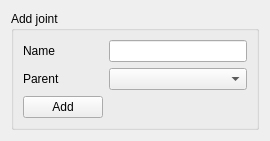
<?xml version="1.0" encoding="UTF-8"?>
<ui version="4.0">
 <class>AddNewJoint</class>
 <widget class="QWidget" name="AddNewJoint">
  <property name="geometry">
   <rect>
    <x>0</x>
    <y>0</y>
    <width>270</width>
    <height>126</height>
   </rect>
  </property>
  <property name="sizePolicy">
   <sizepolicy hsizetype="Preferred" vsizetype="Preferred">
    <horstretch>0</horstretch>
    <verstretch>0</verstretch>
   </sizepolicy>
  </property>
  <property name="windowTitle">
   <string>Add new joint</string>
  </property>
  <layout class="QGridLayout" name="gridLayout">
   <item row="0" column="0">
    <widget class="QGroupBox" name="groupBox">
     <property name="sizePolicy">
      <sizepolicy hsizetype="Preferred" vsizetype="Preferred">
       <horstretch>0</horstretch>
       <verstretch>0</verstretch>
      </sizepolicy>
     </property>
     <property name="contextMenuPolicy">
      <enum>Qt::NoContextMenu</enum>
     </property>
     <property name="title">
      <string>Add joint</string>
     </property>
     <layout class="QGridLayout" name="gridLayout_2">
      <item row="0" column="1">
       <widget class="QLineEdit" name="new_joint_name"/>
      </item>
      <item row="0" column="0">
       <widget class="QLabel" name="label">
        <property name="text">
         <string>Name</string>
        </property>
       </widget>
      </item>
      <item row="1" column="0">
       <widget class="QLabel" name="label_2">
        <property name="text">
         <string>Parent</string>
        </property>
       </widget>
      </item>
      <item row="1" column="1">
       <widget class="QComboBox" name="parent_comboBox"/>
      </item>
      <item row="2" column="0">
       <widget class="QPushButton" name="add_new_joint_button">
        <property name="text">
         <string>Add</string>
        </property>
       </widget>
      </item>
      <item row="2" column="1">
       <widget class="QLabel" name="label_3">
        <property name="text">
         <string/>
        </property>
       </widget>
      </item>
     </layout>
    </widget>
   </item>
  </layout>
 </widget>
 <resources/>
 <connections/>
</ui>
